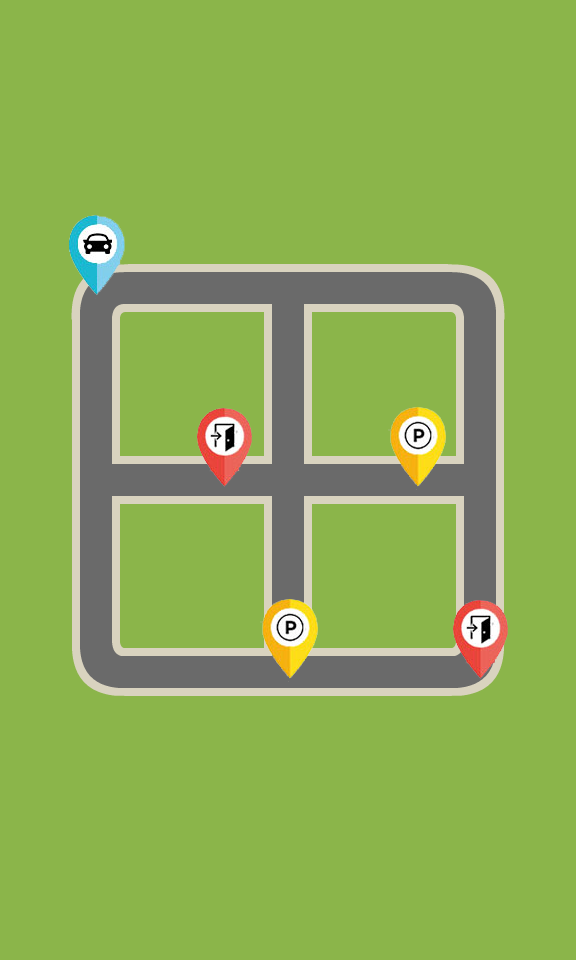

A 2D game scene composited from a Tiled map and its tileset images. What follows is a short description and the map's XML, with every tile layer's data as written:
An orthogonal 9x15 tile map with 64x64 px tiles, 2 tile layers (Tile Layer 1, Tile Layer 2), 2 tilesets.

<map version="1.0" orientation="orthogonal" renderorder="right-down" width="9" height="15" tilewidth="64" tileheight="64" nextobjectid="1">
 <tileset firstgid="1" name="spritesheet" tilewidth="64" tileheight="64" tilecount="81" columns="9">
  <image source="spritesheet.png" width="576" height="576" />
  <tile id="33">
   <properties>
    <property name="blocked" value="" />
   </properties>
  </tile>
 </tileset>
 <tileset firstgid="82" name="POI" tilewidth="64" tileheight="64" tilecount="81" columns="9">
  <image source="POI.png" width="576" height="576" />
 </tileset>
 <layer name="Tile Layer 1" width="9" height="15">
  <data encoding="csv">
34,34,34,34,34,34,34,34,34,
34,34,34,34,34,34,34,34,34,
34,34,34,34,34,34,34,34,34,
34,34,34,34,34,34,34,34,34,
34,1,32,32,2,32,32,21,34,
34,7,34,34,7,34,34,7,34,
34,7,34,34,7,34,34,7,34,
34,15,32,32,24,32,32,23,34,
34,7,34,34,7,34,34,7,34,
34,7,34,34,7,34,34,7,34,
34,16,32,32,17,32,32,8,34,
34,34,34,34,34,34,34,34,34,
34,34,34,34,34,34,34,34,34,
34,34,34,34,34,34,34,34,34,
34,34,34,34,34,34,34,34,34
</data>
 </layer>
 <layer name="Tile Layer 2" width="9" height="15">
  <data encoding="csv">
0,0,0,0,0,0,0,0,0,
0,0,0,0,0,0,0,0,0,
0,0,0,0,0,0,0,0,0,
0,82,0,0,0,0,0,0,0,
0,91,0,0,0,0,0,0,0,
0,0,0,0,0,0,0,0,0,
0,0,0,84,0,0,86,0,0,
0,0,0,93,0,0,95,0,0,
0,0,0,0,0,0,0,0,0,
0,0,0,0,86,0,0,84,0,
0,0,0,0,95,0,0,93,0,
0,0,0,0,0,0,0,0,0,
0,0,0,0,0,0,0,0,0,
0,0,0,0,0,0,0,0,0,
0,0,0,0,0,0,0,0,0
</data>
 </layer>
</map>
